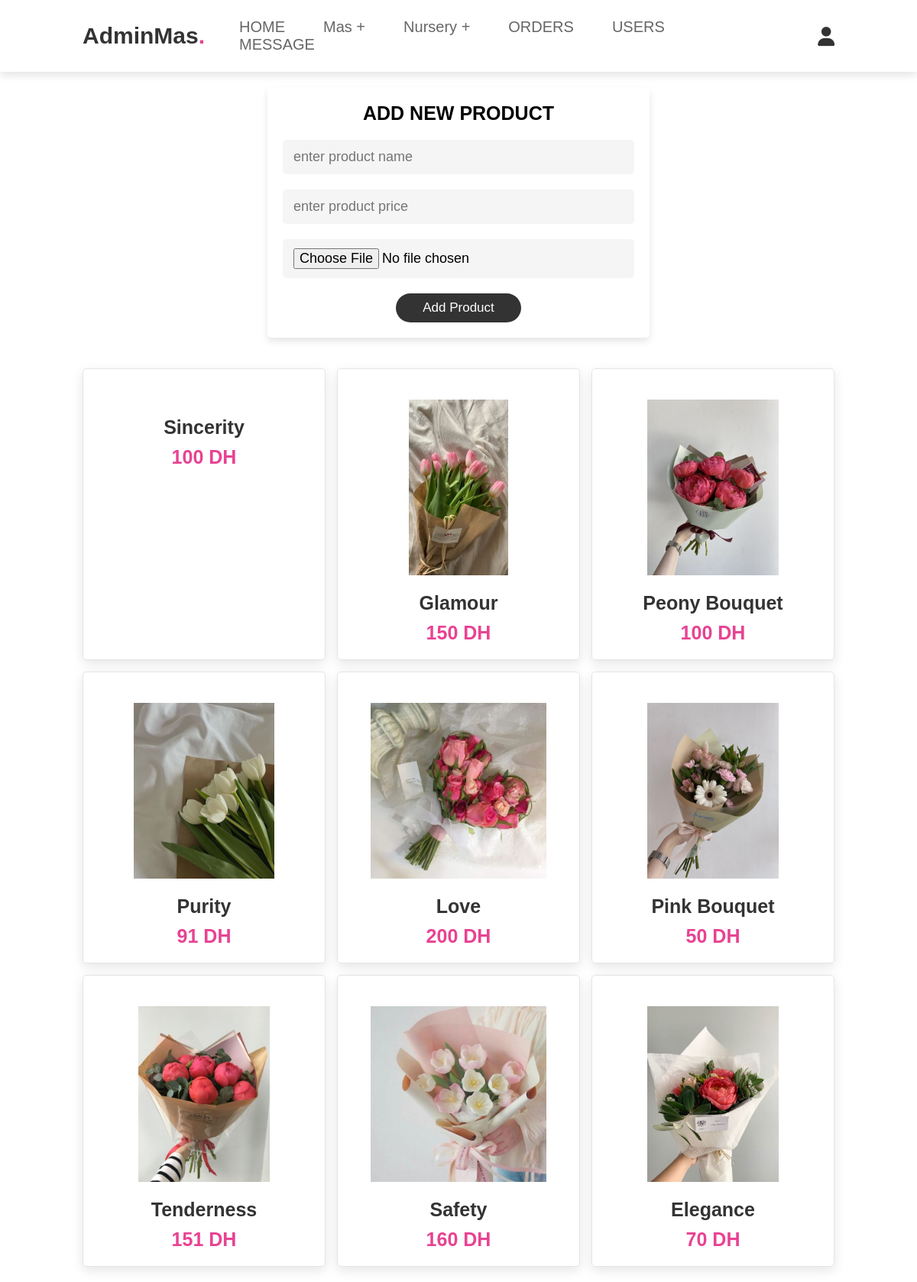
The page /admin_products.php (signed in) on the database its author committed.
### tables this page shows
CREATE TABLE `products` (
  `id` int(100) NOT NULL,
  `name` varchar(100) NOT NULL,
  `details` varchar(500) NOT NULL,
  `price` int(100) NOT NULL,
  `image` varchar(100) NOT NULL,
  `quantity` int(100) NOT NULL
);

### admin_products.php (the view, shortened to what this page needs)
<?php
@include 'configuration.php';
?>
<!DOCTYPE html>
<html lang="en">
<head>
   <link rel="stylesheet" href="https://cdnjs.cloudflare.com/ajax/libs/font-awesome/6.0.0/css/all.min.css">
   <link rel="stylesheet" href="styleadmin.css">
</head>
<body>
<?php @include 'admin_header.php'; ?>
<section class="add-products">
      <form action="" method="POST" enctype="multipart/form-data">
         <h3>Add new product</h3>
         <input type="text" class="box" required placeholder="enter product name" name="name">
         <input type="number" min="0" class="box" required placeholder="enter product price" name="price">
         <input type="file" accept="image/jpg, image/jpeg, image/png" required class="box" name="image">
         <input type="submit" value="add product" name="add_product" class="btn">
      </form>
</section>
<section class="promo" id="promo">
   <div class="box-container">
      <?php
         $select_products = mysqli_query($conn, "SELECT * FROM `products`") or die('query failed');
         if(mysqli_num_rows($select_products) > 0){
            while($fetch_products = mysqli_fetch_assoc($select_products)){
      ?>
      <div class="box">
         <div class="image">
            <img class="image" src="images/<?php echo $fetch_products['image']; ?>" alt="">
         </div>
         <div class="content">
            <h3><?php echo $fetch_products['name']; ?></h3>
            <div class="price"><?php echo $fetch_products['price']; ?> DH </div>
         </div>
      </div>
      <?php
         }
      }else{
         echo '<p class="empty">no products added yet!</p>';
      }
      ?>
   </div>
</section>
</body>
</html>

### styleadmin.css (style rules this page uses)
:root { --pink:#e84393; --red:#963f69; --orange:#9f3861; --white:#fff; --light-color:#666; --light-white:#ccc; --light-bg:#f5f5f5; --border:.2rem solid var(--black); --box-shadow:0 .5rem 1rem rgba(0,0,0,.1); }
* { font-family: 'Rubik', sans-serif; margin:0; padding:0; box-sizing: border-box; outline: none; border:none; text-decoration: none; transition:all .2s linear; }
html { font-size: 62.5%; overflow-x: hidden; scroll-behavior: smooth; scroll-padding-top: 6.5rem; }
section { padding:3rem 2rem; }
.btn, .delete-btn, .option-btn { display: inline-block; border-radius: .5rem; margin-top: 1rem; font-size: 1.8rem; color:var(--white); cursor: pointer; padding:1rem 3rem; text-transform: capitalize; }
.btn { background-color: var(--pink); }
.add-products form { max-width: 50rem; border-radius: .5rem; background-color: var(--white); border:var(--pink); padding:2rem; text-align: center; margin:0 auto; box-shadow: var(--box-shadow); }
.add-products form h3 { font-size: 2.5rem; text-transform: uppercase; color:var(--black); margin-bottom: 1rem; }
.add-products form .box { width: 100%; margin:1rem 0; font-size: 1.8rem; color:var(--black); border-radius: .5rem; background-color: var(--light-bg); padding:1.2rem 1.4rem; border:var(--border); }
.btn { display: inline-block; margin-top: 1rem; border-radius: 5rem; background: #333; color: #fff; padding: .9rem 3.5rem; cursor: pointer; font-size: 1.7rem; text-align: center; }
.promo .box-container { display: flex; flex-wrap: wrap; gap: 1.5rem; }
.promo .box-container .box { flex:1 1 30rem; box-shadow:0 .5rem 1.5rem rgba(0,0,0,.1); border-radius: .5rem; border: .1rem solid rgba(0,0,0,.1); position: relative; }
.promo .box-container .box .image { position:relative; text-align:center; padding-top: 2rem; overflow: hidden; }
.promo .box-container .box .image img { height: 25rem; }
.promo .box-container .box .content { padding: 2rem; text-align: center; }
.promo .box-container .box .content h3 { font-size: 2.5rem; color: #333; }
.promo .box-container .box .content .price { font-size: 2.5rem; color: var(--pink); font-weight: bolder; padding-top: 1rem ; }

### style_notif.css (style rules this page uses)
:root { --pink:#e84393; --light-bg:#f5f5f5; --border:.2rem solid var(--black) ; --light-color:#666; --box-shadow:0 .5rem 1rem rgba(0,0,0,.1); }
* { margin:0;padding:0; font-family: Verdana, Geneva, Tahoma, sans-serif; outline: none ;border:none; text-decoration:none; text-transform: none; transition:.2s linear; }
html { font-size:62.5% ; scroll-behavior: smooth; scroll-padding-top: 6rem; overflow-x: hidden; }
section { padding:2rem 9%; }
.btn { display: inline-block; margin-top: 1rem; border-radius: 5rem; background: #333; color: #fff; padding: .9rem 3.5rem; cursor: pointer; font-size: 1.7rem; text-align: center; }

### rows shown on the page
products: name "Sincerity", price "100"
products: image (picture), name "Glamour", price "150"
products: image (picture), name "Peony Bouquet", price "100"
products: image (picture), name "Purity", price "91"
products: image (picture), name "Love", price "200"
products: image (picture), name "Pink Bouquet", price "50"
products: image (picture), name "Tenderness", price "151"
products: image (picture), name "Safety", price "160"
products: image (picture), name "Elegance", price "70"
